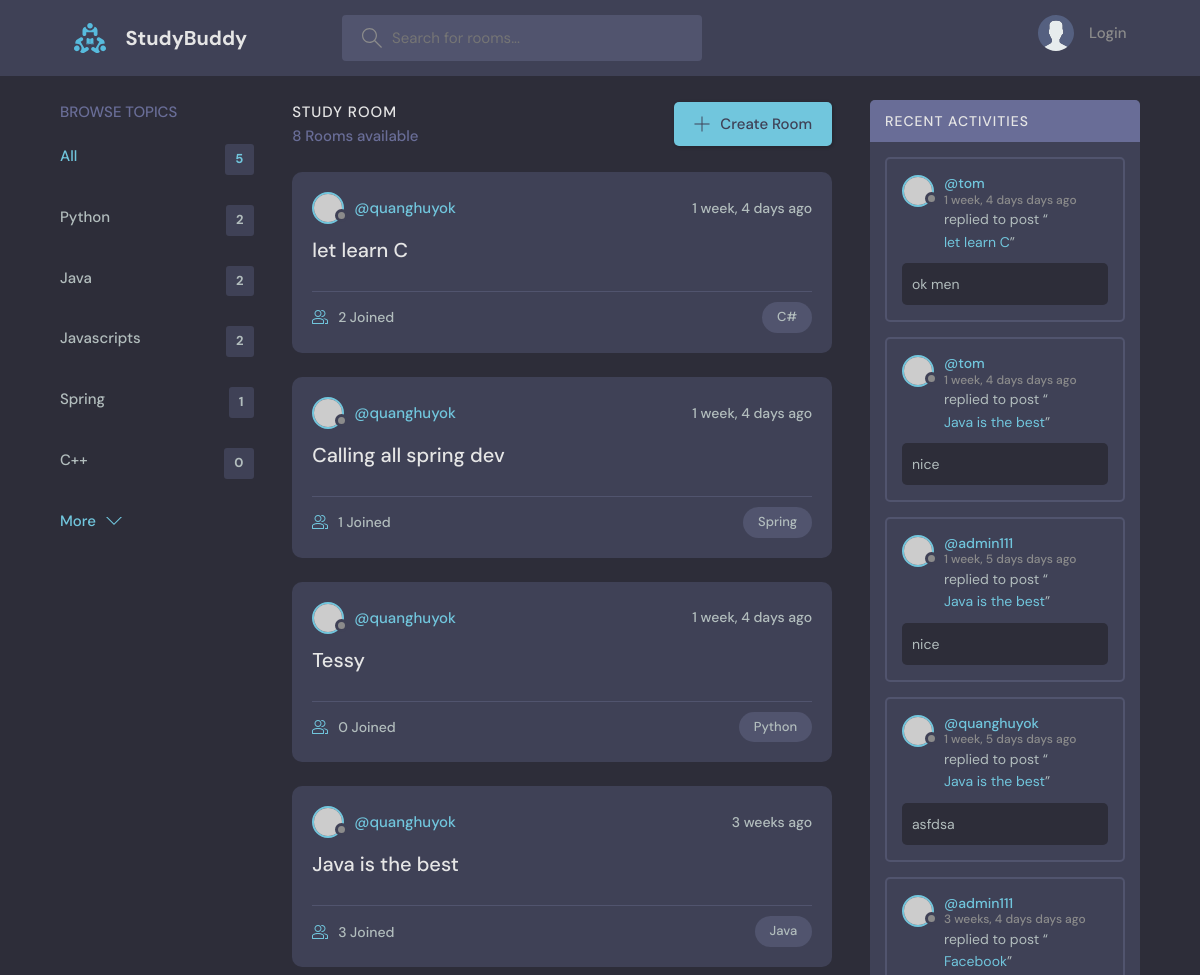
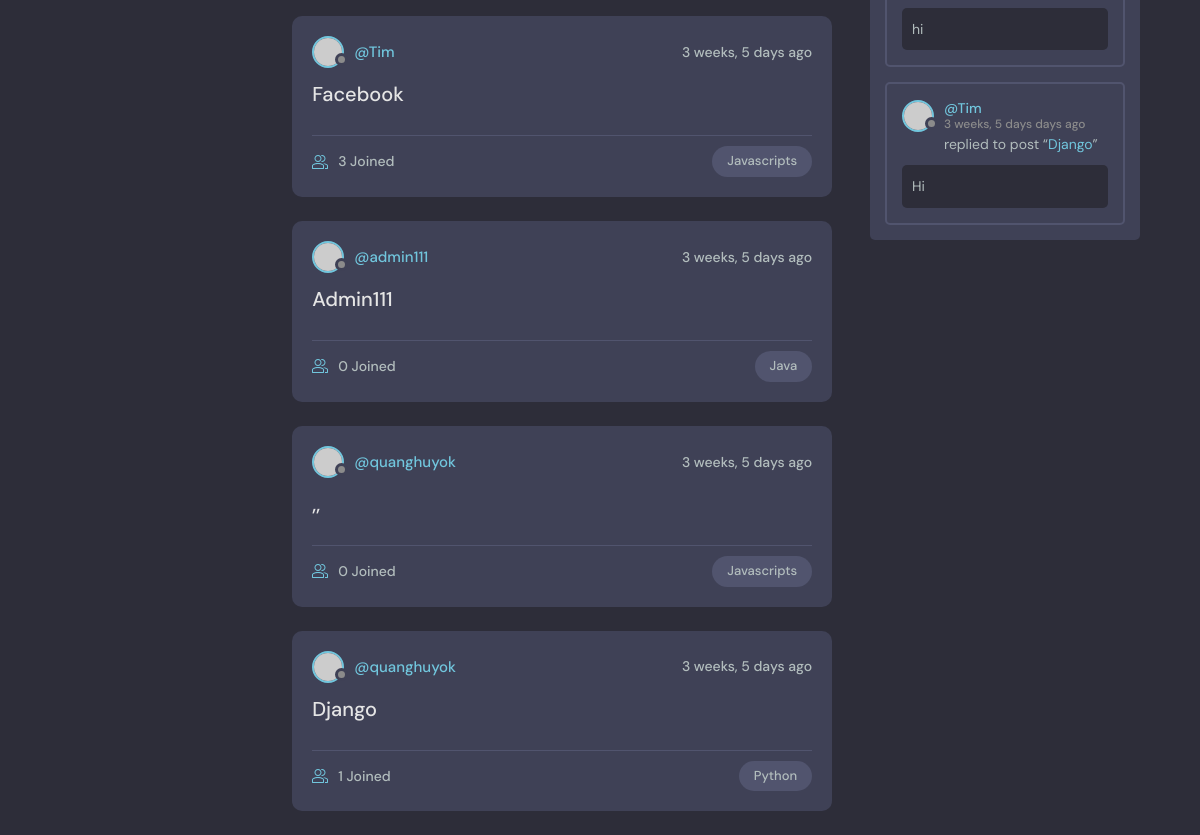
The page / on the database its author committed (2 pictures, top to bottom).
### base/models.py (models this page shows, shortened)
class Topic(models.Model):
    name = models.CharField(max_length=200)

class Room(models.Model):
    host = models.ForeignKey(User, on_delete=models.SET_NULL, null = True)
    topic = models.ForeignKey(Topic, on_delete=models.SET_NULL, null=True)
    name = models.CharField(max_length=200)
    description = models.TextField(null=True, blank=True)
    participants = models.ManyToManyField(User, related_name='participants', blank=True)
    updated = models.DateTimeField(auto_now = True)
    created = models.DateTimeField(auto_now_add = True)
    class Meta:
        ordering = ['-updated', '-created']
    def __str__(self):
        return self.name

class Message(models.Model):
    user = models.ForeignKey(User, on_delete=CASCADE)
    room = models.ForeignKey(Room, on_delete=CASCADE)
    body = models.TextField()
    updated = models.DateTimeField(auto_now=True)
    created = models.DateTimeField(auto_now_add=True)
    class Meta:
        ordering = ['-updated', '-created']

### base/views.py (the view)
# urls.py: path('', views.home, name="home"),
def home(request):
    q = request.GET.get('q') if request.GET.get('q') != None else ''
    rooms = Room.objects.filter(
        Q(topic__name__icontains=q) |
        Q(name__icontains=q) |
        Q(description__icontains=q)
        )
    topics = Topic.objects.all()[:5]
    room_count = rooms.count()
    room_messages = Message.objects.filter(Q(room__topic__name__icontains=q))
    context = {'rooms' : rooms, 'topics' : topics, 'room_count' : room_count,
               'room_messages' : room_messages}
    return render(request, 'base/home.html', context)

### base/templates/base/home.html (shortened to what this page needs)
{% extends 'main.html' %}
{% block content %}
<main class="layout layout--3">
  <div class="container">
    {% include 'base/topics_component.html' %}
    <div class="roomList">
      <div class="roomList__header">
        <div>
          <h2>Study Room</h2>
          <p>{{room_count}} Rooms available</p>
        </div>
        <a class="btn btn--main" href="{% url 'create-room' %}">
          <svg
            version="1.1"
            xmlns="http://www.w3.org/2000/svg"
            width="32"
            height="32"
            viewBox="0 0 32 32"
          >
            <title>add</title>
            <path
              d="M16.943 0.943h-1.885v14.115h-14.115v1.885h14.115v14.115h1.885v-14.115h14.115v-1.885h-14.115v-14.115z"
            ></path>
          </svg>
          Create Room
        </a>
      </div>
      {% include 'base/feed_component.html'%}
    </div>
    {% include 'base/activity_component.html'%}
  </div>
</main>
{% endblock %}

### base/templates/base/topics_component.html
<div class="topics">
  <div class="topics__header">
    <h2>Browse Topics</h2>
  </div>
  <ul class="topics__list">
    <li>
      <a href="{% url 'home' %}" class="active">All <span>{{topics.count}}</span></a>
    </li>
    {% for topic in topics%}
    <li>
      <a href="{% url 'home' %}?q={{topic.name}}">{{topic.name}} <span>{{topic.room_set.all.count}}</span></a>
    </li>
    {% endfor%}
  </ul>
  <a class="btn btn--link" href="{% url 'topics' %}">
    More
    <svg
      version="1.1"
      xmlns="http://www.w3.org/2000/svg"
      width="32"
      height="32"
      viewBox="0 0 32 32"
    >
      <title>chevron-down</title>
      <path d="M16 21l-13-13h-3l16 16 16-16h-3l-13 13z"></path>
    </svg>
  </a>
</div>

### base/templates/base/feed_component.html (shortened to what this page needs)
{% for room in rooms %}
<div class="roomListRoom">
    <div class="roomListRoom__header">
        <a href="{% url 'user-profile' room.host.id %}" class="roomListRoom__author">
            <div class="avatar avatar--small">
                <img src="https://randomuser.me/api/portraits/women/11.jpg" />
            </div>
            <span>@{{room.host.username}}</span>
        </a>
        <div class="roomListRoom__actions">
            <span>{{room.created|timesince}} ago</span>
        </div>
    </div>
    <div class="roomListRoom__content">
        <a href="{% url 'room' room.id %}">{{room.name}}</a>
    </div>
    <div class="roomListRoom__meta">
        <a href="{% url 'room' room.id %}" class="roomListRoom__joined">
            {{room.participants.all.count}} Joined
        </a>
        <p class="roomListRoom__topic">{{room.topic.name}}</p>
    </div>
</div>
{% endfor %}

### base/templates/base/activity_component.html (shortened to what this page needs)
<div class="activities">
    <div class="activities__header">
        <h2>Recent Activities</h2>
    </div>
    {% for message in room_messages %}
    <div class="activities__box">
        <div class="activities__boxHeader roomListRoom__header">
            <a href="{% url 'user-profile' message.user.id %}" class="roomListRoom__author">
                <div class="avatar avatar--small">
                    <img src="https://randomuser.me/api/portraits/women/11.jpg" />
                </div>
                <p>
                    @{{message.user}}
                    <span>{{message.created|timesince}} days ago</span>
                </p>
            </a>
        </div>
        <div class="activities__boxContent">
            <p>replied to post “<a href="{% url 'room' message.room.id %}">{{message.room}}</a>”</p>
            <div class="activities__boxRoomContent">{{message.body}}</div>
        </div>
    </div>
    {% endfor %}
</div>

### rows shown on the page
Topic: name "Python", room_set.all.count "2"
Topic: name "Java", room_set.all.count "2"
Topic: name "Javascripts", room_set.all.count "2"
Topic: name "Spring", room_set.all.count "1"
Topic: name "C++", room_set.all.count "0"
Room: host.username "quanghuyok", created "1 week, 4 days", name "let learn C", participants.all.count "2", topic.name "C#"
Room: host.username "quanghuyok", created "1 week, 4 days", name "Calling all spring dev", participants.all.count "1", topic.name "Spring"
Room: host.username "quanghuyok", created "1 week, 4 days", name "Tessy", participants.all.count "0", topic.name "Python"
Room: host.username "quanghuyok", created "3 weeks", name "Java is the best", participants.all.count "3", topic.name "Java"
Room: host.username "Tim", created "3 weeks, 5 days", name "Facebook", participants.all.count "3", topic.name "Javascripts"
Room: host.username "admin111", created "3 weeks, 5 days", name "Admin111", participants.all.count "0", topic.name "Java"
Room: host.username "quanghuyok", created "3 weeks, 5 days", name ",,", participants.all.count "0", topic.name "Javascripts"
Room: host.username "quanghuyok", created "3 weeks, 5 days", name "Django", participants.all.count "1", topic.name "Python"
Message: user "tom", created "1 week, 4 days", room "let learn C", body "ok men"
Message: user "tom", created "1 week, 4 days", room "Java is the best", body "nice"
Message: user "admin111", created "1 week, 5 days", room "Java is the best", body "nice"
Message: user "quanghuyok", created "1 week, 5 days", room "Java is the best", body "asfdsa"
Message: user "admin111", created "3 weeks, 4 days", room "Facebook", body "hi"
Message: user "Tim", created "3 weeks, 5 days", room "Django", body "Hi"

### other values the page prints
{{ topics.count }} "5"
{{ room_count }} "8"
